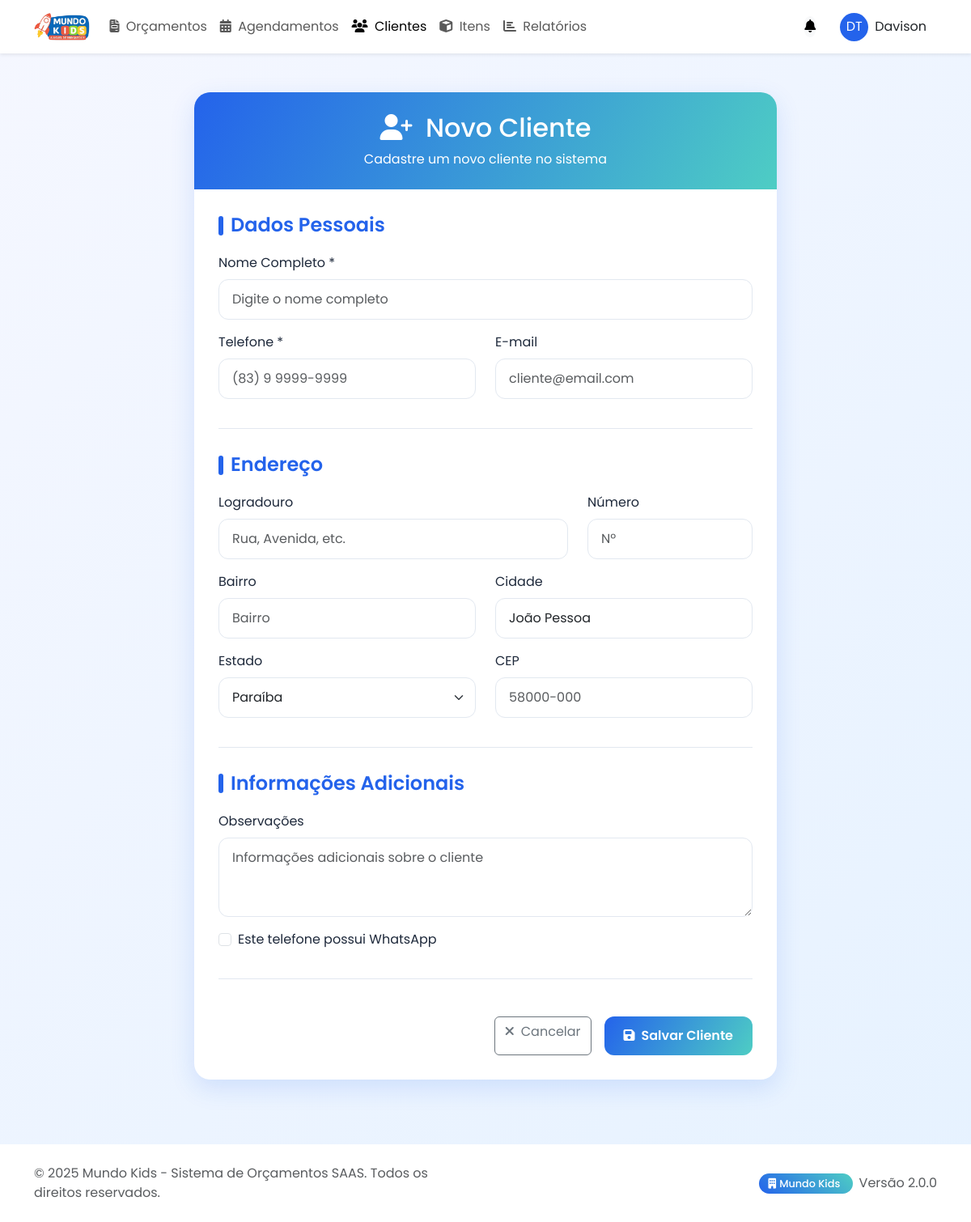
The app's page /orcamentos/clientes/novo/ (signed in) with its own data.
### accounts/models.py (models this page shows, shortened)
class Usuario(AbstractUser):
    empresa = models.ForeignKey(Empresa, on_delete=models.CASCADE, related_name='usuarios', verbose_name=_('Empresa'))
    telefone = models.CharField(_('Telefone'), max_length=15, blank=True, null=True)
    avatar = models.ImageField(_('Avatar'), upload_to='avatars/', blank=True, null=True)
    cargo = models.CharField(_('Cargo'), max_length=50, blank=True, null=True)
    data_nascimento = models.DateField(_('Data de Nascimento'), blank=True, null=True)
    email_confirmado = models.BooleanField(_('E-mail Confirmado'), default=False)
    class Meta:
        verbose_name = _('Usuário')
        verbose_name_plural = _('Usuários')

class Empresa(models.Model):
    nome = models.CharField(_('Nome da Empresa'), max_length=100)
    cnpj = models.CharField(_('CNPJ'), max_length=18, unique=True, blank=True, null=True)
    telefone = models.CharField(_('Telefone'), max_length=15, blank=True, null=True)
    cidade = models.CharField(_('Cidade'), max_length=100, blank=True, null=True)
    instagram = models.CharField(_('Instagram'), max_length=100, blank=True, null=True)
    whatsapp = models.CharField(_('WhatsApp'), max_length=15, blank=True, null=True)
    email = models.EmailField(_('E-mail'), blank=True, null=True)
    endereco = models.TextField(_('Endereço'), blank=True, null=True)
    data_criacao = models.DateTimeField(_('Data de Criação'), auto_now_add=True)
    ativa = models.BooleanField(_('Ativa'), default=True)
    logo = models.ImageField(upload_to='empresas/logos/', blank=True, null=True, verbose_name='Logo')
    cor_principal = models.CharField(max_length=7, default='#2463EB', verbose_name='Cor Principal')
    cor_secundaria = models.CharField(max_length=7, default='#4ECDC4', verbose_name='Cor Secundária')
    cor_acento = models.CharField(max_length=7, default='#FF6B6B', verbose_name='Cor de Acento')
    plano = models.CharField(_('Plano'), max_length=20, choices=[
        ('free', 'Free'),
        ('basic', 'Basic'),
        ('pro', 'Pro'),
        ('enterprise', 'Enterprise')
    ], default='free')
    tema_escuro = models.BooleanField(default=False, verbose_name='Tema Escuro')
    class Meta:
        verbose_name = _('Empresa')
        verbose_name_plural = _('Empresas')

### orcamentos/views.py (the view)
# urls.py: path('clientes/novo/', views.novo_cliente, name='adicionar_cliente'),
@login_required
def novo_cliente(request):
    if request.method == "POST":
        form = ClienteForm(request.POST, empresa=request.user.empresa)
        if form.is_valid():
            cliente = form.save(commit=False)
            cliente.empresa = request.user.empresa  # Associa à empresa do usuário
            cliente.save()
            messages.success(request, 'Cliente cadastrado com sucesso!')
            if request.GET.get('from_orcamento'):
                return redirect(f"{reverse('orcamentos:novo_orcamento')}?cliente_id={cliente.id}")
            return redirect("orcamentos:lista_clientes")
        else:
            messages.error(request, 'Por favor, corrija os erros abaixo.')
    else:
        form = ClienteForm()
    return render(request, "orcamentos/adicionar_cliente.html", {"form": form})

### orcamentos/forms.py (shortened to what this page needs)
class ClienteForm(forms.ModelForm):
    class Meta:
        model = Cliente
        fields = ['nome', 'telefone']
        widgets = {
            'nome': forms.TextInput(attrs={
                'class': 'form-control',
                'placeholder': 'Nome completo do cliente'
            }),
            'telefone': forms.TextInput(attrs={
                'class': 'form-control',
                'placeholder': '(00) 00000-0000'
            }),
        }
        labels = {
            'nome': 'Nome',
            'telefone': 'Telefone',
        }
    def __init__(self, *args, **kwargs):
        self.empresa = kwargs.pop('empresa', None)
        super().__init__(*args, **kwargs)

### accounts/context_processors.py (called while the page is built, shortened)
def empresa_theme(request):
    if hasattr(request, 'user') and request.user.is_authenticated:
        if hasattr(request.user, 'empresa') and request.user.empresa:
            empresa = request.user.empresa
            return {
                'empresa_theme': {
                    'primary': empresa.cor_principal or '#2463EB',
                    'secondary': empresa.cor_secundaria or '#4ECDC4',
                    'accent': empresa.cor_acento or '#FF6B6B',
                    'dark_mode': empresa.tema_escuro or False,
                }
            }

### orcamentos/templates/orcamentos/adicionar_cliente.html (shortened to what this page needs)
{% extends "base.html" %}
{% load static %}
{% block content %}
<div class="container py-4">
    <div class="row justify-content-center">
        <div class="col-lg-8">
            <div class="form-container">
                <div class="form-header">
                    <h2><i class="fas fa-user-plus me-2"></i> Novo Cliente</h2>
                    <p class="mb-0">Cadastre um novo cliente no sistema</p>
                </div>
                <div class="form-body">
                    <form id="clienteForm">
                        <div class="form-section">
                            <h4 class="section-title">Dados Pessoais</h4>
                            <div class="row">
                                <div class="col-md-12 mb-3">
                                    <label class="form-label">Nome Completo *</label>
                                    <input type="text" class="form-control" id="nome" name="nome"
                                           placeholder="Digite o nome completo" required>
                                </div>
                            </div>
                            <div class="row">
                                <div class="col-md-6 mb-3">
                                    <label class="form-label">Telefone *</label>
                                    <input type="tel" class="form-control" id="telefone" name="telefone"
                                           placeholder="(83) 9 9999-9999" required>
                                </div>
                                <div class="col-md-6 mb-3">
                                    <label class="form-label">E-mail</label>
                                    <input type="email" class="form-control" id="email" name="email"
                                           placeholder="cliente@email.com">
                                </div>
                            </div>
                        </div>
                        <div class="form-section">
                            <h4 class="section-title">Endereço</h4>
                            <div class="row">
                                <div class="col-md-8 mb-3">
                                    <label class="form-label">Logradouro</label>
                                    <input type="text" class="form-control" id="logradouro" name="logradouro"
                                           placeholder="Rua, Avenida, etc.">
                                </div>
                                <div class="col-md-4 mb-3">
                                    <label class="form-label">Número</label>
                                    <input type="text" class="form-control" id="numero" name="numero"
                                           placeholder="Nº">
                                </div>
                            </div>
                            <div class="row">
                                <div class="col-md-6 mb-3">
                                    <label class="form-label">Bairro</label>
                                    <input type="text" class="form-control" id="bairro" name="bairro"
                                           placeholder="Bairro">
                                </div>
                                <div class="col-md-6 mb-3">
                                    <label class="form-label">Cidade</label>
                                    <input type="text" class="form-control" id="cidade" name="cidade"
                                           placeholder="Cidade" value="João Pessoa">
                                </div>
                            </div>
                            <div class="row">
                                <div class="col-md-6 mb-3">
                                    <label class="form-label">Estado</label>
                                    <select class="form-select" id="estado" name="estado">
                                        <option value="PB" selected>Paraíba</option>
                                    </select>
                                </div>
                                <div class="col-md-6 mb-3">
                                    <label class="form-label">CEP</label>
                                    <input type="text" class="form-control" id="cep" name="cep"
                                           placeholder="58000-000">
                                </div>
                            </div>
                        </div>
                        <div class="form-section">
                            <h4 class="section-title">Informações Adicionais</h4>
                            <div class="mb-3">
                                <label class="form-label">Observações</label>
                                <textarea class="form-control" id="observacoes" name="observacoes"
                                          rows="3" placeholder="Informações adicionais sobre o cliente"></textarea>
                            </div>
                            <div class="form-check mb-3">
                                <input class="form-check-input" type="checkbox" id="whatsapp" name="whatsapp">
                                <label class="form-check-label" for="whatsapp">
                                    Este telefone possui WhatsApp
                                </label>
                            </div>
                        </div>
                        <div class="d-flex gap-3 justify-content-end pt-3">
                            <a href="{% url 'orcamentos:novo_orcamento' %}" class="btn btn-outline-secondary">
                                <i class="fas fa-times me-2"></i>Cancelar
                            </a>
                            <button type="submit" class="btn btn-primary">
                                <i class="fas fa-save me-2"></i>Salvar Cliente
                            </button>
                        </div>
                    </form>
                </div>
            </div>
        </div>
    </div>
</div>
{% endblock %}

### templates/base.html (shortened to what this page needs)
<!DOCTYPE html>
<html lang="pt-BR">
<head>
    <link href="https://cdn.jsdelivr.net/npm/bootstrap@5.3.0/dist/css/bootstrap.min.css" rel="stylesheet">
    <link rel="stylesheet" href="https://cdnjs.cloudflare.com/ajax/libs/font-awesome/6.4.0/css/all.min.css">
</head>
<body>
    <nav class="navbar navbar-expand-lg bg-white shadow-sm">
        <div class="container">
            <a class="navbar-brand" href="{% url 'orcamentos:lista_orcamentos' %}">
                {% if user.empresa.logo %}
                <img src="{{ user.empresa.logo.url }}" alt="Logo" style="height: 40px; object-fit: contain;">
                {% else %}
                <i class="fas fa-child me-2"></i> {% if user.empresa %}{{ user.empresa.nome }}{% else %}MINHA EMPRESA{% endif %}
                {% endif %}
            </a>
            <div class="collapse navbar-collapse" id="navbarNav">
                <ul class="navbar-nav me-auto">
                    <li class="nav-item">
                        <a class="nav-link {% if request.resolver_match.url_name == 'lista_orcamentos' %}active{% endif %}" href="{% url 'orcamentos:lista_orcamentos' %}">
                            <i class="fas fa-file-invoice me-1"></i> Orçamentos
                        </a>
                    </li>
                    <li class="nav-item">
                        <a class="nav-link {% if request.resolver_match.url_name == 'agendamentos' %}active{% endif %}" href="{% url 'orcamentos:agendamentos' %}">
                            <i class="fas fa-calendar-alt me-1"></i> Agendamentos
                        </a>
                    </li>
                    <li class="nav-item">
                        <a class="nav-link {% if 'cliente' in request.resolver_match.url_name %}active{% endif %}" href="{% url 'orcamentos:lista_clientes' %}">
                            <i class="fas fa-users me-1"></i> Clientes
                        </a>
                    </li>
                    <li class="nav-item">
                        <a class="nav-link {% if 'item' in request.resolver_match.url_name %}active{% endif %}" href="{% url 'orcamentos:lista_itens' %}">
                            <i class="fas fa-cube me-1"></i> Itens
                        </a>
                    </li>
                    <li class="nav-item">
                        <a class="nav-link" href="{% url 'relatorios:dashboard' %}">
                            <i class="fas fa-chart-bar me-1"></i> Relatórios
                        </a>
                    </li>
                </ul>
                <div class="d-flex align-items-center">
                    <div class="dropdown me-3">
                        <button class="btn btn-light rounded-circle p-0" type="button" id="notificationsDropdown" data-bs-toggle="dropdown">
                            <i class="fas fa-bell"></i>
                        </button>
                    </div>
                    <div class="dropdown">
                        <button class="btn d-flex align-items-center" type="button" id="userDropdown" data-bs-toggle="dropdown">
                            <div class="bg-primary rounded-circle d-flex align-items-center justify-content-center me-2" style="width: 35px; height: 35px;">
                                <span class="text-white">
                                    {% if user.first_name %}{{ user.first_name|first }}{{ user.last_name|first }}{% else %}{{ user.username|first|upper }}{% endif %}
                                </span>
                            </div>
                            <span class="d-none d-md-inline">
                                {% if user.first_name %}{{ user.first_name }}{% else %}{{ user.username }}{% endif %}
                            </span>
                        </button>
                    </div>
                </div>
            </div>
        </div>
    </nav>
    <main class="main-content">
        <div class="container py-4">
            {% block content %}
            {% endblock %}
        </div>
    </main>
    <footer class="footer mt-auto">
        <div class="container">
            <div class="row align-items-center">
                <div class="col-md-6">
                    <p class="mb-0 text-muted">
                        &copy; {% now "Y" %} Mundo Kids - Sistema de Orçamentos SAAS. Todos os direitos reservados.
                    </p>
                </div>
                <div class="col-md-6 text-md-end">
                    <p class="mb-0 text-muted">
                        {% if user.empresa %}
                        <span class="empresa-badge">
                            <i class="fas fa-building me-1"></i>{{ user.empresa.nome }}
                        </span>
                        {% endif %}
                        <span class="ms-2">Versão 2.0.0</span>
                    </p>
                </div>
            </div>
        </div>
    </footer>
</body>
</html>

### records on screen
Usuario: empresa.logo (picture), first_name|first "D", last_name|first "T", first_name "Davison", empresa.nome "Mundo Kids"
